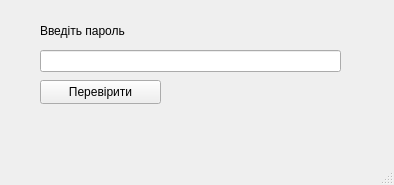
<?xml version="1.0" encoding="UTF-8"?>
<ui version="4.0">
 <class>MainWindow</class>
 <widget class="QMainWindow" name="MainWindow">
  <property name="geometry">
   <rect>
    <x>0</x>
    <y>0</y>
    <width>394</width>
    <height>185</height>
   </rect>
  </property>
  <property name="windowTitle">
   <string>MainWindow</string>
  </property>
  <widget class="QWidget" name="centralwidget">
   <widget class="QLabel" name="label">
    <property name="geometry">
     <rect>
      <x>40</x>
      <y>20</y>
      <width>371</width>
      <height>21</height>
     </rect>
    </property>
    <property name="text">
     <string>Введіть пароль</string>
    </property>
   </widget>
   <widget class="QLineEdit" name="lineEdit">
    <property name="geometry">
     <rect>
      <x>40</x>
      <y>50</y>
      <width>301</width>
      <height>22</height>
     </rect>
    </property>
   </widget>
   <widget class="QPushButton" name="pushButton">
    <property name="geometry">
     <rect>
      <x>40</x>
      <y>80</y>
      <width>121</width>
      <height>24</height>
     </rect>
    </property>
    <property name="text">
     <string>Перевірити</string>
    </property>
   </widget>
   <widget class="QLabel" name="label_2">
    <property name="geometry">
     <rect>
      <x>40</x>
      <y>110</y>
      <width>301</width>
      <height>16</height>
     </rect>
    </property>
    <property name="text">
     <string/>
    </property>
   </widget>
  </widget>
  <widget class="QMenuBar" name="menubar">
   <property name="geometry">
    <rect>
     <x>0</x>
     <y>0</y>
     <width>394</width>
     <height>22</height>
    </rect>
   </property>
  </widget>
  <widget class="QStatusBar" name="statusbar"/>
 </widget>
 <resources/>
 <connections/>
</ui>
